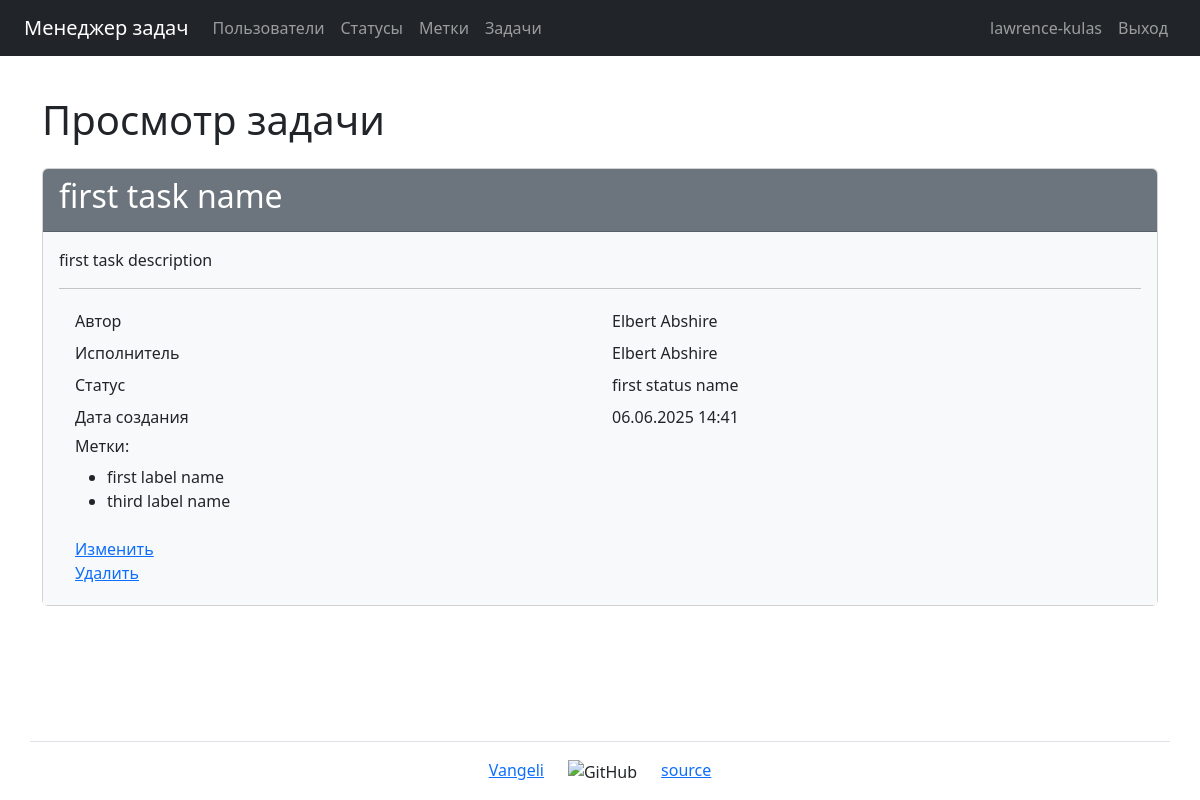
The app's page /tasks/1/ (signed in) with its own data.
### task_manager/users/models.py (models this page shows)
class User(AbstractUser):
    first_name = models.CharField(max_length=150)
    last_name = models.CharField(max_length=150)
    def __str__(self):
        return self.get_full_name()

### task_manager/tasks/models.py (models this page shows, shortened)
class Task(models.Model):
    name = models.CharField(
        max_length=150, blank=False, unique=True, verbose_name=_("Name")
    )
    description = models.TextField(
        max_length=10000, blank=True, verbose_name=_("Description")
    )
    created_at = models.DateTimeField(
        auto_now_add=True, verbose_name=_("Creation date")
    )
    author = models.ForeignKey(
        User,
        on_delete=models.PROTECT,
        related_name="author",
        verbose_name=_("Author"),
    )
    status = models.ForeignKey(
        Status,
        on_delete=models.PROTECT,
        related_name="statuses",
        verbose_name=_("Status"),
    )
    executor = models.ForeignKey(
        User,
        on_delete=models.PROTECT,
        related_name="executor",
        verbose_name=_("Executor"),
    )
    labels = models.ManyToManyField(
        Label,
        through="TaskLabelRelation",
        through_fields=("task", "label"),
        blank=True,
        related_name="labels",
        verbose_name=_("Labels"),
    )
    class Meta:
        verbose_name = _("Task")
        verbose_name_plural = _("Tasks")

### task_manager/statuses/models.py (models this page shows)
class Status(models.Model):
    name = models.CharField(
        max_length=150,
        unique=True,
        blank=False,
        verbose_name=_("Name"),
    )
    created_at = models.DateTimeField(
        auto_now_add=True,
        verbose_name=_("Created at"),
    )
    def __str__(self):
        return self.name
    class Meta:
        verbose_name = _("Status")
        verbose_name_plural = _("Statuses")

### task_manager/labels/models.py (models this page shows, shortened)
class Label(models.Model):
    name = models.CharField(
        max_length=150,
        unique=True,
        blank=False,
        verbose_name=_("Name"),
    )
    created_at = models.DateTimeField(
        auto_now_add=True, verbose_name=_("Creation date")
    )
    class Meta:
        verbose_name = _("Label")
        verbose_name_plural = _("Labels")

### task_manager/tasks/views.py (the view)
# urls.py: path("<int:pk>/", TaskDetailView.as_view(), name="task_show"),
class TaskDetailView(AuthRequiredMixin, DetailView):
    template_name = "tasks/show_task.html"
    model = Task
    context_object_name = "task"
    def get_context_data(self, **kwargs):
        context = {
            **super().get_context_data(**kwargs),
            "title": _("Task preview"),
        }
        return context

### task_manager/mixins.py (called while the page is built)
    def dispatch(self, request, *args, **kwargs):
        if not request.user.is_authenticated:
            messages.error(request, self.auth_message)
            return redirect(reverse_lazy("login"))
        return super().dispatch(request, *args, **kwargs)

### task_manager/templates/tasks/show_task.html (shortened to what this page needs)
{% extends "base.html" %}
{% load django_bootstrap5 %}
{% load i18n %}
{% block content %}
    <h1 class="my-4">{{ title }}</h1>
    <div class="card">
        <div class="card-header bg-secondary text-white">
            <h2>{{ task.name }}</h2>
        </div>
        <div class="card-body bg-light">
            <p>{{ task.description }}</p>
            <hr>
            <div class="container">
                <div class="row p-1">
                    <div class="col">{% trans 'Author' %}</div>
                    <div class="col">{{ task.author }}</div>
                </div>
                <div class="row p-1">
                    <div class="col">{% trans 'Executor' %}</div>
                    <div class="col">{{ task.executor }}</div>
                </div>
                <div class="row p-1">
                    <div class="col">{% trans 'Status' %}</div>
                    <div class="col">{{ task.status }}</div>
                </div>
                <div class="row p-1">
                    <div class="col">{% trans 'Creation date' %}</div>
                    <div class="col">{{ task.created_at|date:"d.m.Y H:i" }}</div>
                </div>
                <div class="row p-1">
                    <div class="col">
                        <h6>{% trans 'Labels' %}:</h6>
                        <ul>
                            {% for label in task.labels.all %}
                                <li>{{  label.name }}</li>
                            {% endfor %}
                        </ul>
                    </div>
                </div>
                <div class="row p-1">
                    <div class="col">
                        <a href="{% url 'task_update' task.id %}">{% trans 'Update' %}</a>
                        <br>
                        <a href="{% url 'task_delete' task.id %}">{% trans 'Delete' %}</a>
                    </div>
                </div>
            </div>
        </div>
    </div>
{% endblock content %}

### task_manager/templates/nav_bar.html (shortened to what this page needs)
{% load i18n %}
<nav class="navbar navbar-expand-md navbar-dark bg-dark mb-3">
    <div class="container-fluid px-4">
        <a class="navbar-brand"
           href="{% url 'home' %}">{% trans "Task manager" %}</a>
        <div class="collapse navbar-collapse" id="navbarToggleExternalContent">
            <ul class="navbar-nav me-auto">
                <li class="nav-item">
                    <a class="nav-link"
                       href="{% url 'users' %}">{% trans "Users" %}</a>
                </li>
                {% if user.is_authenticated %}
                    <li class="nav-item">
                        <a class="nav-link" href="{% url 'statuses' %}">{% trans "Statuses" %}</a>
                    </li>
                    <li class="nav-item">
                        <a class="nav-link" href="{% url 'labels' %}">{% trans "Labels" %}</a>
                    </li>
                    <li class="nav-item">
                        <a class="nav-link" href="{% url 'tasks' %}">{% trans "Tasks" %}</a>
                    </li>
                {% endif %}
            </ul>
            <ul class="navbar-nav">
                {% if user.is_authenticated %}
                    <li class="nav-item">
                        <a class="nav-link" href="#">{{ user.username }}</a>
                    </li>
                    <li class="nav-item">
                        <form action="{% url 'logout' %}" method="POST">
                            <button type="submit" class="nav-link">
                                {% trans "Log Out" %}
                            </button>
                        </form>
                    </li>
                {% endif %}
            </ul>
        </div>
    </div>
</nav>

### records on screen
User: username "lawrence-kulas"
Task: name "first task name", description "first task description", author "Elbert Abshire", executor "Elbert Abshire", status "first status name", created_at "06.06.2025 14:41"
Label: name "first label name"
Label: name "third label name"

### other values on screen
{{ title }} "Просмотр задачи"
